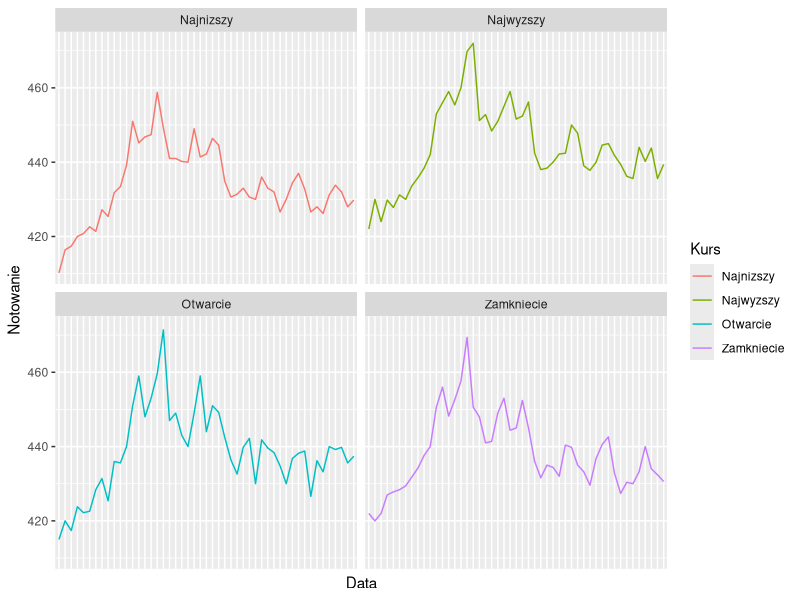
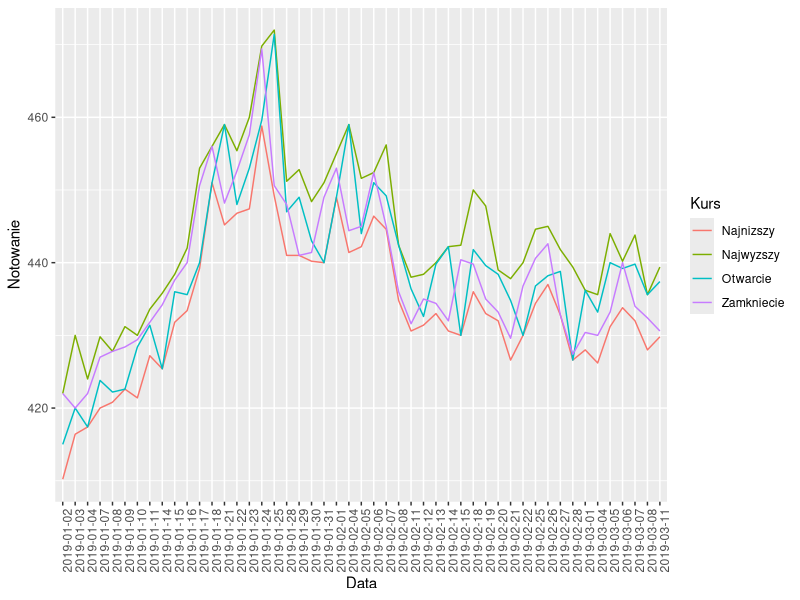
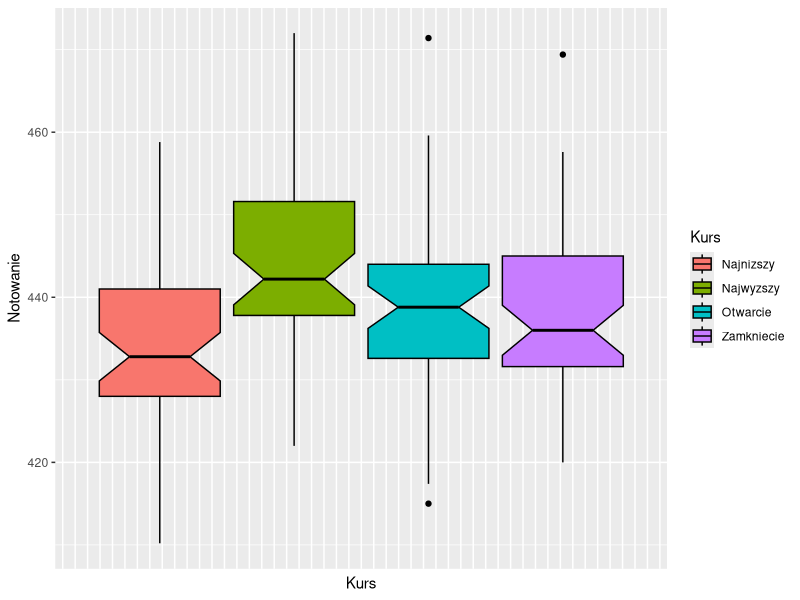
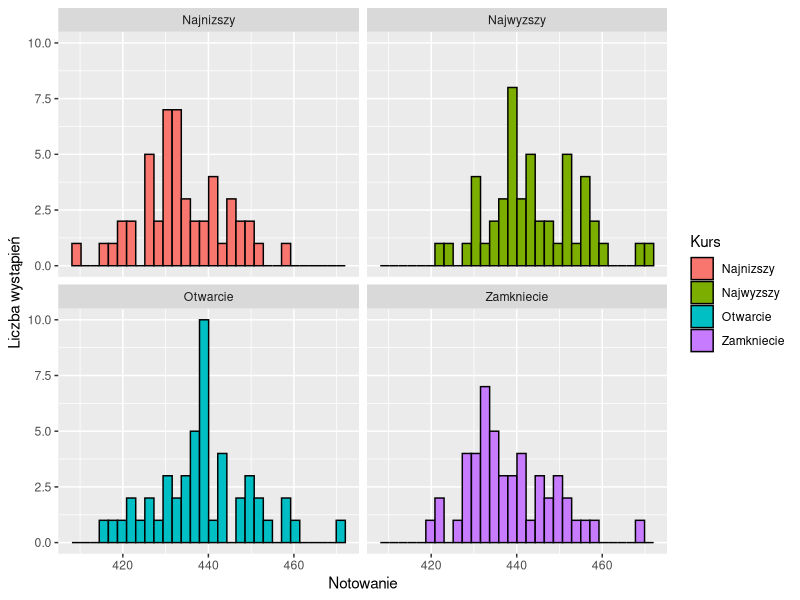

R code for these plots, in order:
## ---- chunk 1
knitr::opts_chunk$set(echo = TRUE)
## ---- chunk 2
dane <- read.csv("GPW-MBANK.csv")
head(dane)
## ---- chunk 3
library(tidyr)
dane <- dane[1:5]
dane <- gather(dane, "Kurs", "Notowanie", -Data)
head(dane)
## ---- chunk 4
levels(dane$Data) <- gsub("2019-", "", levels(dane$Data))
head(dane)
## ---- chunk 5
library(ggplot2)
p <- ggplot(dane, 
            aes(x = Data, 
                y = Notowanie, 
                group = Kurs,
                col = Kurs)) + 
    theme(axis.text.x = element_text(angle = 90, 
                                     hjust = 1))
p_nox_axis <- p + theme(axis.text.x = element_blank(),
                        axis.ticks.x = element_blank())

p_nox_axis + geom_line() + facet_wrap( ~ Kurs)
## ---- chunk 6
p + geom_line()
## ---- chunk 7
p_nox_axis + geom_boxplot(aes(fill = Kurs), 
                          col = "black",
                          notch = TRUE) + labs(x = "Kurs")
## ---- chunk 8
p_onlyx <- ggplot(dane, 
                  aes(x = Notowanie,
                      group = Kurs,
                      fill = Kurs))
p_onlyx + geom_histogram(col = "black") + 
    facet_wrap( ~ Kurs) +
    labs(y = "Liczba wystąpień")
